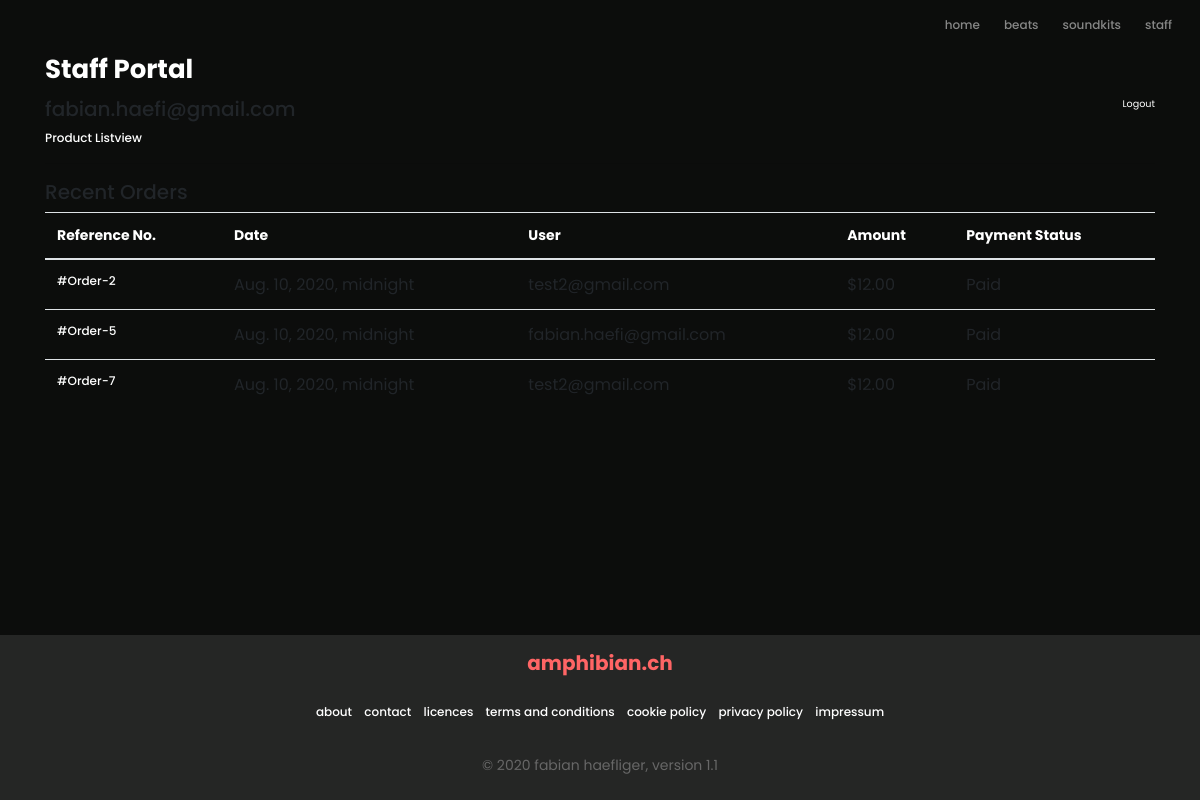
Before: /staff/ (signed in) with the older database file.
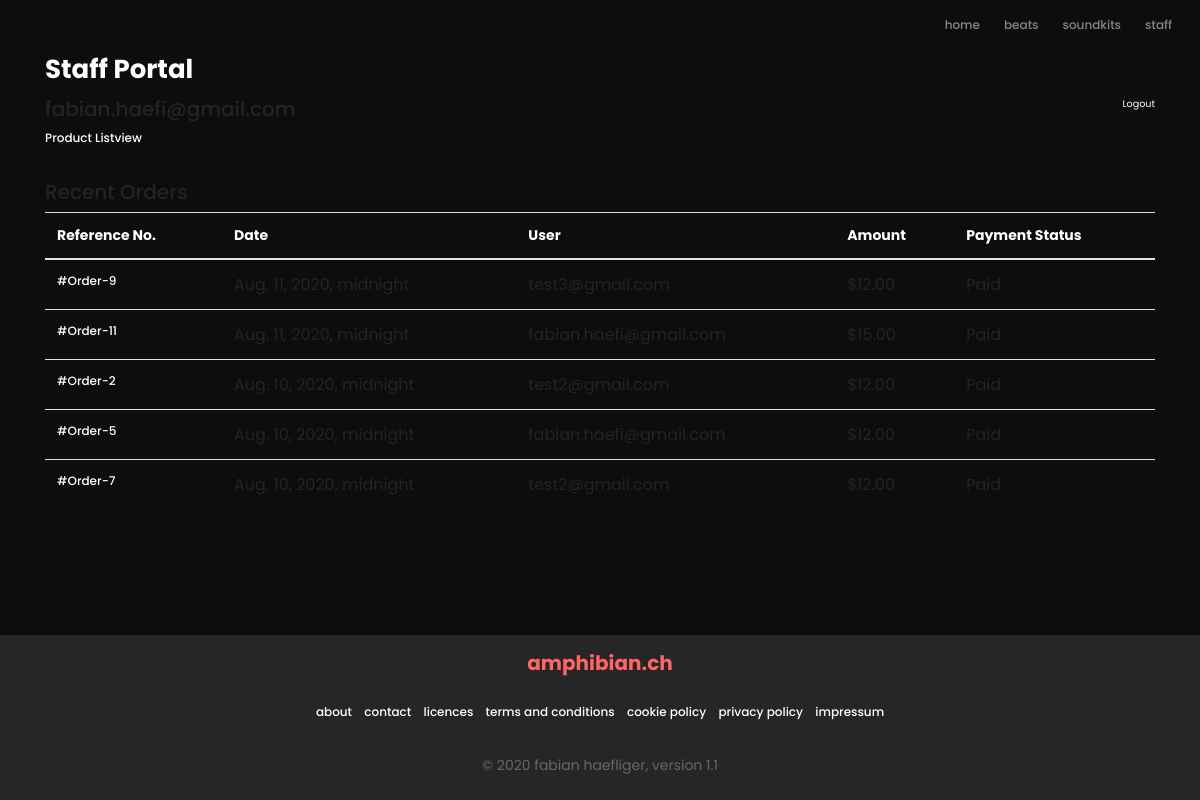
After: the same page with the newer database file.
### cart/models.py (models this page shows, shortened)
class Order(models.Model):
    user = models.ForeignKey(User, blank=True, null=True, on_delete=models.CASCADE)
    start_date = models.DateTimeField(auto_now_add=True)
    ordered_date = models.DateTimeField(blank=True, null=True)
    ordered = models.BooleanField(default=False)
    billing_address = models.ForeignKey(Address, related_name='billing_address', blank=True, null=True,
                                        on_delete=models.SET_NULL)
    shipping_address = models.ForeignKey(Address, related_name='shipping_address', blank=True, null=True,
                                         on_delete=models.SET_NULL)
    @property
    def reference_number(self):
        return f"Order-{self.pk}"
    def get_raw_subtotal(self):
        total = 0
        for order_item in self.items.all():
            total += order_item.get_raw_total_item_price()
        return total
    def get_raw_total(self):
        subtotal = self.get_raw_subtotal()
        return subtotal
    def get_total(self):
        total = self.get_raw_total()
        return "{:.2f}".format(total / 100)

class OrderItem(models.Model):
    order = models.ForeignKey("Order", related_name='items', on_delete=models.CASCADE)
    product = models.ForeignKey(Product, on_delete=models.CASCADE)
    licence_variation = models.ForeignKey(LicenceVariation, on_delete=models.CASCADE)
    def get_raw_total_item_price(self):
        return self.licence_variation.price

class LicenceVariation(models.Model):
    name = models.CharField(max_length=50)
    price = models.IntegerField(default=0)
    class Meta:
        verbose_name_plural = 'Licence Variations'

### staff/views.py (the view)
# urls.py: path('', views.StaffView.as_view(), name='staff'),
class StaffView(LoginRequiredMixin, StaffUserMixin, generic.ListView):
    template_name = 'staff/staff.html'
    queryset = Order.objects.filter(ordered=True).order_by('-ordered_date')
    paginate_by = 5
    context_object_name = 'orders'

### staff/mixins.py (called while the page is built)
    def dispatch(self, request, *args, **kwargs):
        if not request.user.is_staff:
            return redirect('home')
        return super(StaffUserMixin, self).dispatch(request, *args, **kwargs)

### templates/staff/staff.html (shortened to what this page needs)
{% extends "base.html" %}
{% block content %}
<div class="site-section">
    <div class="container">
        <div class="row justify-content-center">
            <div class="col-md-12">
                <h2>Staff Portal</h2>
                <div class="">
                    <div class="">
                        <h5>{{ request.user.email }}
                            <a href="{% url 'account_logout' %}"><small class="float-right">Logout</small></a>
                        </h5>
                        <a href="{% url 'staff:product-list' %}">Product Listview</a>
                        <hr />
                        <h5 class="">
                            Recent Orders
                        </h5>
                        <div class="site-block-table">
                            <table class="table">
                                <thead>
                                    <tr>
                                        <th>Reference No.</th>
                                        <th>Date</th>
                                        <th>User</th>
                                        <th>Amount</th>
                                        <th>Payment Status</th>
                                    </tr>
                                </thead>
                                <tbody>
                                {% for order in orders %}
                                <tr>
                                    <td><a href="{% url 'cart:order-detail' order.pk %}">#{{order.reference_number }}</a></td>
                                    <td>{{ order.ordered_date }}</td>
                                    <td>{{ order.user.email }}</td>
                                    <td>${{ order.get_total }}</td>
                                    <td>{% if order.ordered %}Paid{% else %}Not paid{% endif %}</td>
                                </tr>
                                {% empty %}
                                <tr>
                                    <td colspan="3">You haven't made any orders</td>
                                </tr>
                                {% endfor %}
                                </tbody>
                            </table>
                        </div>
                    </div>
                </div>
            </div>
        </div>
    </div>
</div>
{% endblock %}

Changed rows visible on the page:
added Order: reference_number "Order-9", ordered_date "Aug. 11, 2020, midnight", user.email "test3@gmail.com", get_total "12.00", ordered "Paid"
added Order: reference_number "Order-11", ordered_date "Aug. 11, 2020, midnight", user.email "fabian.haefi@gmail.com", get_total "15.00", ordered "Paid"
